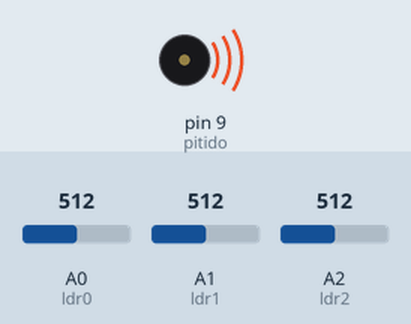
The sketch below on a simulated Arduino Uno, built with avr-gcc and run on an emulated ATmega328P. Shown: buzzer (waves = sounding). The test bench sets the inputs (shaded band); at power-on: A0 (ldr0) = 512, A1 (ldr1) = 512, A2 (ldr2) = 512.

Above: at 0.05 s.
Timing chart, 0 to 3.0 s (numbered marks = the images above):
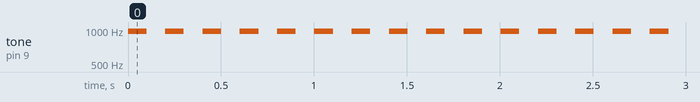

Measured:
- by itself, tone on pin 9 (pitido): alternates 976 Hz for 0.10 s and silent for 0.10 s

The sketch:

Avisador_acustic.ino
```cpp
/**********************************************************************************
**                                                                               **
**                              Avisador Acústic                                 **
**                                                                               **
**                                 Programa1                                     **
**                                                                               **
**********************************************************************************/

//********** Includes *************************************************************

//********** Variables ************************************************************
const int pitido = 9;        // donar nom al pin 9 de l’Arduino
const int ldr0 = A0;         // donar nom al pin A0 de l’Arduino
const int ldr1 = A1;         // donar nom al pin A1 de l’Arduino
const int ldr2 = A2;         // donar nom al pin A2 de l’Arduino

int v0;                 // guardar valor del ldr
int v1;
int v2;
int freq;                    // freqüència del xiulet

//********** Setup ****************************************************************
void setup()
{
  pinMode(pitido, OUTPUT);     // definir el pin 9 com una sortida
}

//********** Loop *****************************************************************
void loop()
{
  v0 = analogRead(ldr0);   // llegir valor ldr
  v1 = analogRead(ldr1);
  v2 = analogRead(ldr2);

  freq = min(v0, v1);  // veure quin ldr té objecte més aprop
  freq = min(v2, freq);
  freq = map(freq, 0, 1000, 2000, 0);   // mapejar valor de 0-1023 a 2000-10

  tone(pitido, freq, 100);   // xiulet de durada 300ms
  delay(100+100);            // esperar xiulet + silenci
}

//********** Funcions *************************************************************
```
